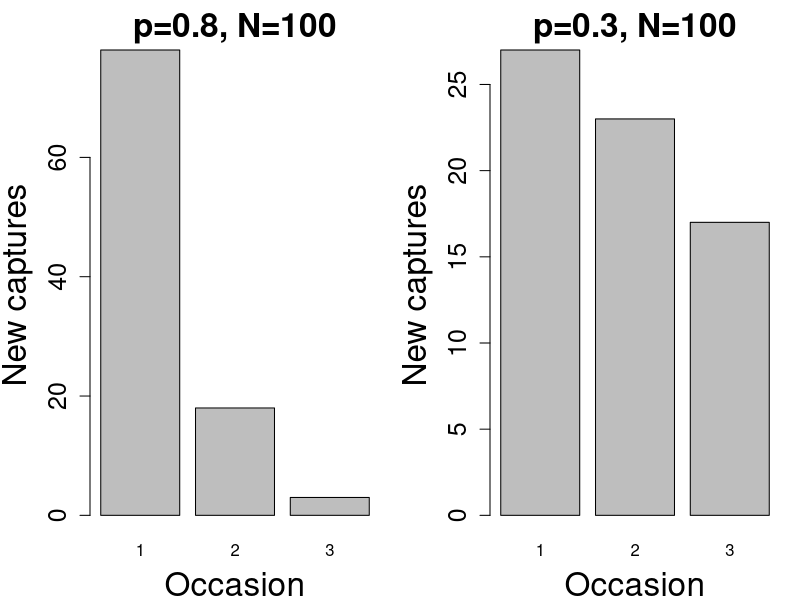
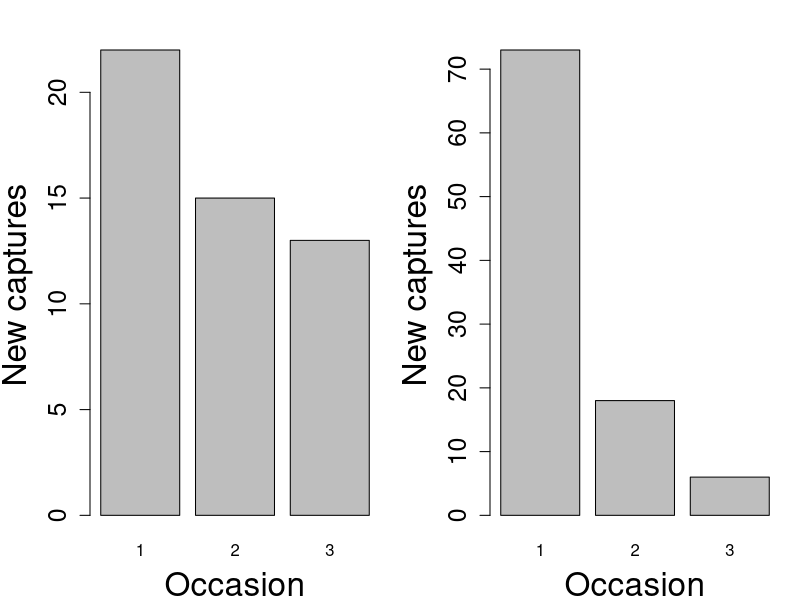

Here is the R script that generated these plots, in order:
## ----eval=FALSE,include=FALSE--------------------------------------------
## source("../../rnw2pdf.R")
## rnw2pdf("lecture-mark-recap-closedpop")
## rnw2pdf("lecture-mark-recap-closedpop",tangle=TRUE)


## ----rem,include=FALSE,echo=FALSE,fig.width=12,fig.height=6--------------
N <- 100
p1 <- 0.8
p2 <- 0.3
pi1 <- c(p1, p1*(1-p1), p1*(1-p1)^2)
pi2 <- c(p2, p2*(1-p2), p2*(1-p2)^2)
pi1[4] <- 1 - sum(pi1)
pi2[4] <- 1 - sum(pi2)
set.seed(0324)
x1 <- drop(rmultinom(1, N, pi1))
x2 <- drop(rmultinom(1, N, pi2))
par(mfrow=c(1, 2), mai=c(0.8,0.9,0.5,0.2))
barplot(x1[1:3], main="p=0.8, N=100", cex.lab=2, cex.main=2, cex.axis=1.5,
        xlab="Occasion", names=1:3, ylab="New captures")
barplot(x2[1:3], main="p=0.3, N=100", cex.lab=2, cex.main=2, cex.axis=1.5,
        xlab="Occasion", names=1:3, ylab="New captures")

## ----rem2,include=FALSE,echo=FALSE,fig.width=12,fig.height=6-------------
N <- 100
p1 <- 0.2
p2 <- 0.7
pi1 <- c(p1, p1*(1-p1), p1*(1-p1)^2)
pi2 <- c(p2, p2*(1-p2), p2*(1-p2)^2)
pi1[4] <- 1 - sum(pi1)
pi2[4] <- 1 - sum(pi2)
set.seed(0324)
x1 <- drop(rmultinom(1, N, pi1))
x2 <- drop(rmultinom(1, N, pi2))
par(mfrow=c(1, 2), mai=c(0.8,0.9,0.5,0.2))
barplot(x1[1:3], main="", cex.lab=2, cex.main=2, cex.axis=1.5,
        xlab="Occasion", names=1:3, ylab="New captures")
barplot(x2[1:3], main="", cex.lab=2, cex.main=2, cex.axis=1.5,
        xlab="Occasion", names=1:3, ylab="New captures")

